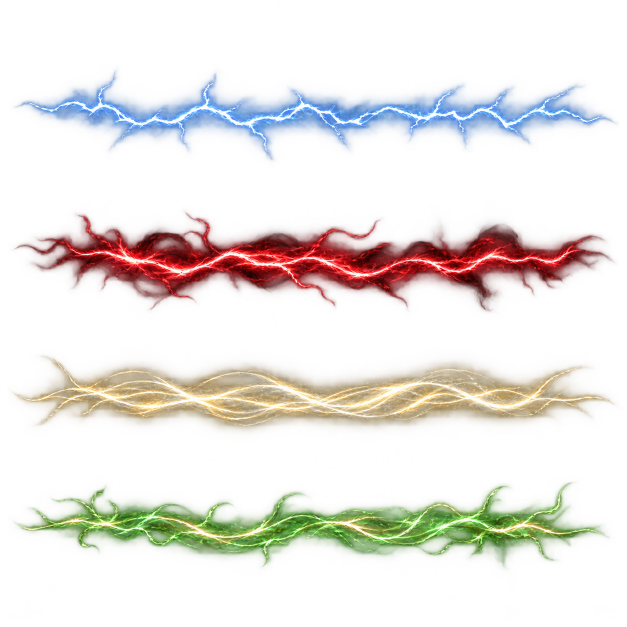
#> input picture tools/painted/sources/particles/rays.png, 1254 x 1254 px, given in place of motifs.png, which was not available (shown at 1/2 size)
$ python -i particles.py   (imports and definitions only)
#> lines starting #> are read from the running program, lines starting #| are printed output that depends on the picture; pictures that were not available may be replaced by others from this repository, and a replacement may not be noted
### tools/painted/status.py
"""Painted status symbols at four texture pixels per logical HUD pixel."""
import re
import numpy as np
from PIL import Image
from pack import HERE, ROOT
from inventory import gutters


def symbols():
    result=[]
    for sheet in range(6):
        source=Image.open(HERE/f'sources/status/status-{sheet}.png').convert('RGBA')
        alpha=np.asarray(source.getchannel('A'))
        assert alpha.min()==0, ('Missing transparent status background',sheet)
        xs,ys=gutters(alpha,0),gutters(alpha,1)
        for row in range(4):
            for col in range(4):
                part=source.crop((xs[col],ys[row],xs[col+1],ys[row+1]))
                box=part.getchannel('A').point(lambda a:255 if a>=16 else 0).getbbox()
                assert box, ('Empty status',sheet,row,col)
                result.append(part.crop(box))
    return result


# [18 lines left out: function outputs, not called in this run]

### tools/painted/inventory.py
"""Named inventory replacements packed from reviewed painted source cells.

IDs, art-index remaps and the remaining icons come from the pinned fogfix-era
semantic contract. Only explicitly named replacement pixels can change.
"""
from pathlib import Path
from functools import lru_cache
from io import BytesIO
import hashlib
import json
import subprocess
from PIL import Image, ImageEnhance
import numpy as np
from actors import parts, HEROES

HERE=Path(__file__).resolve().parent
ROOT=HERE.parents[1]
BASE='v1.1.0-painted-world'
SEMANTICS='desktop/src/test/resources/item-semantics.json'
# Chest concepts from the item-only sheet are replaced below with the matching
# mimic source. Other multi-state families retain their complete existing art.
RETAINED={'CHEST','LOCKED_CHEST','CRYSTAL_CHEST','EBONY_CHEST',
          'ARTIFACT_HORN1','ARTIFACT_CHALICE1','ARTIFACT_ROSE1','DART'}


def gutters(alpha, axis):
    projection=(alpha>=16).sum(axis=axis)
    length=len(projection);edges=[0]
    for i in (1,2,3):
        center=round(length*i/4);radius=round(length*.035)
        candidates=range(center-radius,center+radius+1)
        edges.append(min(candidates,key=lambda x:(int(projection[max(0,x-1):x+2].sum()),abs(x-center))))
    return edges+[length]


@lru_cache(None)
def base_file(path):
    return subprocess.check_output(['git','show',BASE+':'+path],cwd=ROOT)


# [105 lines left out: functions panels, icon, build, not called in this run]


def outputs():
    atlas,_,_=build()
    return {'sprites/items.png':atlas}


def semantic_bytes():
    _,semantics,_=build()
    return (json.dumps(semantics,indent=2)+'\n').encode('utf-8')

### tools/painted/particles.py
"""Pack the committed authored particle motifs; no image generation at build time."""
from PIL import Image, ImageOps
import numpy as np
from pack import HERE

def outputs():
    source=Image.open(HERE/'sources/particles/motifs.png').convert('RGBA')
#> source is the input picture: PIL image 1254x1254 RGBA; mean R, G, B, A 47, 41.1, 37.4, 47.2
    assert source.getchannel('A').getextrema()[0]==0
    atlas=Image.new('RGBA',(256,256))
#> atlas: PIL image 256x256 RGBA; every value is 0
    for i in range(16):
        x,y=i%4,i//4
        cell=source.crop((x*source.width//4,y*source.height//4,(x+1)*source.width//4,(y+1)*source.height//4))
        box=cell.getchannel('A').point(lambda a:255 if a>=8 else 0).getbbox()
        assert box, ('empty particle motif',i)
        part=ImageOps.contain(cell.crop(box),(58,58),Image.Resampling.LANCZOS)
        atlas.alpha_composite(part,(x*64+(64-part.width)//2,y*64+(64-part.height)//2))
#> this loop made 16 passes
#> box on passes 1 to 12: (25, 134, 313, 307), (0, 138, 314, 313), (0, 162, 313, 307), (0, 164, 298, 293), (24, 110, 313, 310), (0, 0, 314, 302), (0, 121, 313, 311), (0, 126, 294, 314), (18, 82, 313, 230), (0, 93, 314, 243), (0, 87, 313, 239), (0, 91, 298, 228)
#> pass 1, in outputs, `cell=source.crop((x*source.width//4,y*source.height//4,(x+1)*source.wi..`:
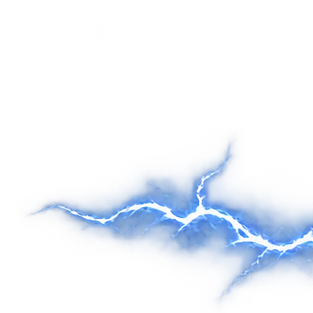
#> cell: PIL image 313x313 RGBA; mean R, G, B, A 19.8, 34.2, 63.3, 25.7; transparent parts drawn white
#> pass 2, in outputs, `cell=source.crop((x*source.width//4,y*source.height//4,(x+1)*source.wi..`:
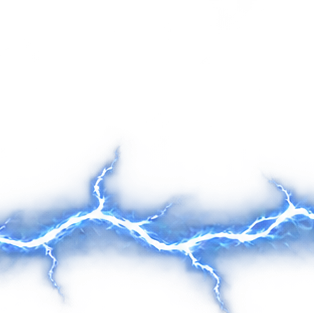
#> cell: PIL image 314x313 RGBA; mean R, G, B, A 32.6, 51.5, 90.8, 41.4; transparent parts drawn white
#> after the loop:
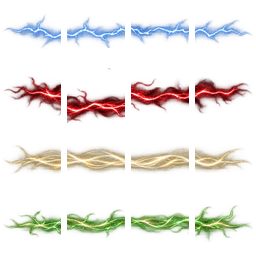
#> atlas: PIL image 256x256 RGBA; mean R, G, B, A 39.7, 35.2, 31.9, 41; transparent parts drawn white
#> after the loop:
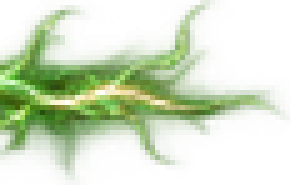
#> part: PIL image 58x37 RGBA (shown 5 times larger); mean R, G, B, A 59.4, 96.3, 33.1, 73.2; transparent parts drawn white
    from status import symbols
    from interface_art import glyphs
    status=symbols();icons=glyphs()
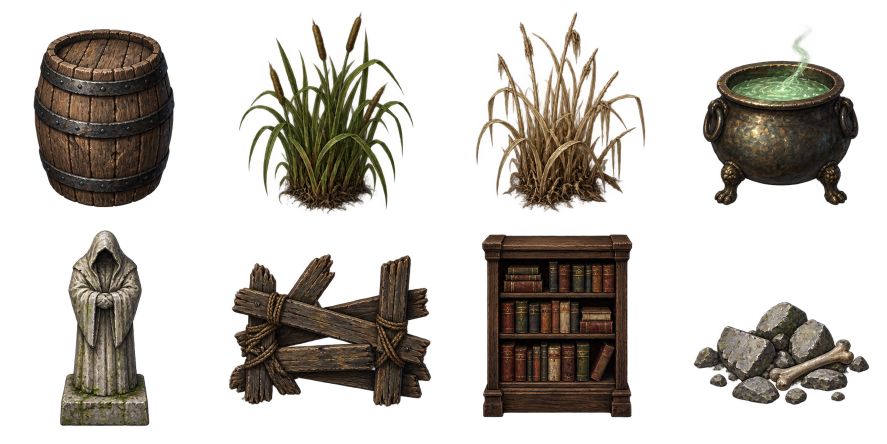
#> input picture tools/painted/sources/props.png, 1774 x 887 px, given in place of status-0.png, which was not available (shown at 1/2 size)
#> in symbols, source is the input picture: PIL image 1774x887 RGBA; mean R, G, B, A 29.4, 24.2, 16.9, 83.5
#> in symbols, `alpha=np.asarray(source.getchannel('A'))`:
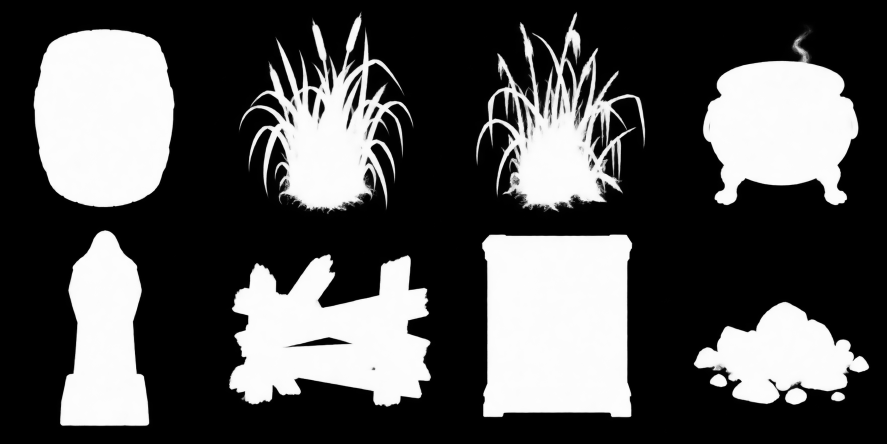
#> alpha: shape (887, 1774) (shown at 1/2 size); min 0, max 255, mean 83.5
#> in gutters, `projection=(alpha>=16).sum(axis=axis)`: projection = 1774 values, max 749 at index 208, min 0 at index 0, mean 309
#> in gutters, `length = len(projection)`: length = 1774
#> the loop in gutters, `for i in (1,2,3):` made 3 passes
#> center on passes 1 to 3: 444, 887, 1330
#> after the loop in gutters, `for i in (1,2,3):`: edges = [0, 444, 887, 1330]
#> the loop in gutters (call 2), `for i in (1,2,3):` made 3 passes
#> center on passes 1 to 3: 222, 444, 665
#> in symbols, `xs,ys=gutters(alpha,0),gutters(alpha,1)`: xs = [0, 444, 887, 1330, 1774]; ys = [0, 191, 444, 642, 887]
#> after the loop in symbols, `for row in range(4):`:
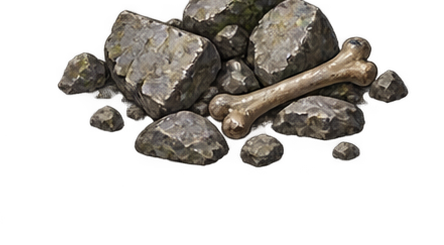
#> part: PIL image 444x245 RGBA; mean R, G, B, A 38.8, 35.5, 31, 87.6; transparent parts drawn white
#> after the loop in symbols, `for row in range(4):`: result = 16 items
    def motif(index):
        return atlas.crop((index%4*64,index//4*64,index%4*64+64,index//4*64+64))
    # Preserve the meanings of the legacy sixteen Speck indices.
    art=[status[44],motif(10),motif(5),status[87],icons['RIGHTARROW'].rotate(90),
         status[18],motif(12),motif(13),motif(2),icons['AUDIO'],icons['REPEAT'],
         status[21],motif(14),motif(8),icons['COIN_SML'],icons['RIGHTARROW'].rotate(270)]
    specks=Image.new('RGBA',(256,256))
    for i,part in enumerate(art):
        part=ImageOps.contain(part,(58,58),Image.Resampling.LANCZOS)
        specks.alpha_composite(part,(i%4*64+(64-part.width)//2,i//4*64+(64-part.height)//2))
    source=Image.open(HERE/'sources/particles/rays.png').convert('RGBA')
    from inventory import gutters
    rows=gutters(np.asarray(source.getchannel('A')),1)
    rays=Image.new('RGBA',(256,256))
    for i in range(4):
        part=source.crop((0,rows[i],source.width,rows[i+1]))
        box=part.getchannel('A').point(lambda a:255 if a>=8 else 0).getbbox()
        assert box, ('empty ray',i)
        part=ImageOps.contain(part.crop(box),(252,58),Image.Resampling.LANCZOS)
        rays.alpha_composite(part,((256-part.width)//2,i*64+(64-part.height)//2))
    return {'effects/painted_particles.png':atlas,'effects/painted_specks.png':specks,'effects/painted_rays.png':rays}

#> (the run stopped early here; a loop or call above may not have finished)
